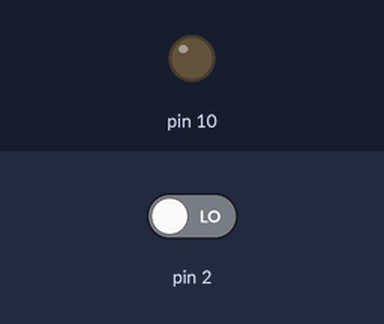
The sketch below on a simulated Arduino Uno, built with avr-gcc and run on an emulated ATmega328P. On the bench: output pins drawn as LEDs (lit = HIGH). Inputs (shaded band) come from the test bench; at power-on: pin 2 LOW.

Above: at 1.2 s.
1.3 s: pin 2 driven HIGH
At 1.6 s:
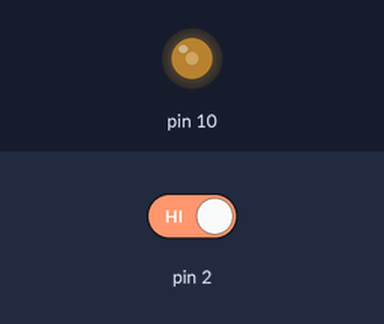
At 2.7 s:
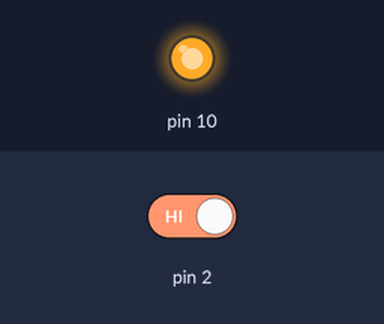
4.3 s: pin 2 driven LOW
Timing chart, 0 to 12.0 s (numbered marks = the images above; inputs shaded):
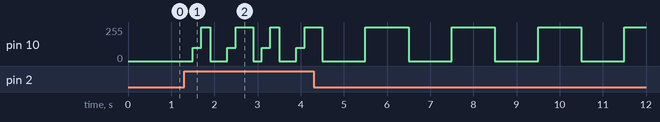

The sketch:

sketch_feb7e-step5.ino
```cpp
unsigned long t1 = 0;

int stato = 0;

void setup() {
  pinMode(10, OUTPUT);
}

void loop() {
  switch (stato) {
    case 0:
      loop_0();
    break;
    case 1:
      loop_1();
    break;
    case 2:
      loop_2();
    break;
    case 3:
      loop_3();
    break;
  }
}

void loop_0() {
  analogWrite(10, 0);
  if (digitalRead(2)) {
    stato = 1;
    delay(200);
  }
}

void loop_1() {
  analogWrite(10, 100);
  if (digitalRead(2)) {
    stato = 2;
    delay(200);
  }
}

void loop_2() {
  analogWrite(10, 255);
  if (digitalRead(2)) {
    stato = 3;
    delay(200);
  }
}

void loop_3() {

  if ( (millis() - t1) >= 1000) {
    digitalWrite(10, !digitalRead(10));
    t1 = millis();
  }

  if (digitalRead(2)) {
    stato = 0;
    delay(200);
  }
}
```

Measured:
- after the input at 1.3 s, pin 10: 0/255 → 100/255 after 0.20 s, → 255/255 0.20 s later, → 0/255 0.20 s later, → 100/255 0.40 s later, … (11 changes in this stretch)
